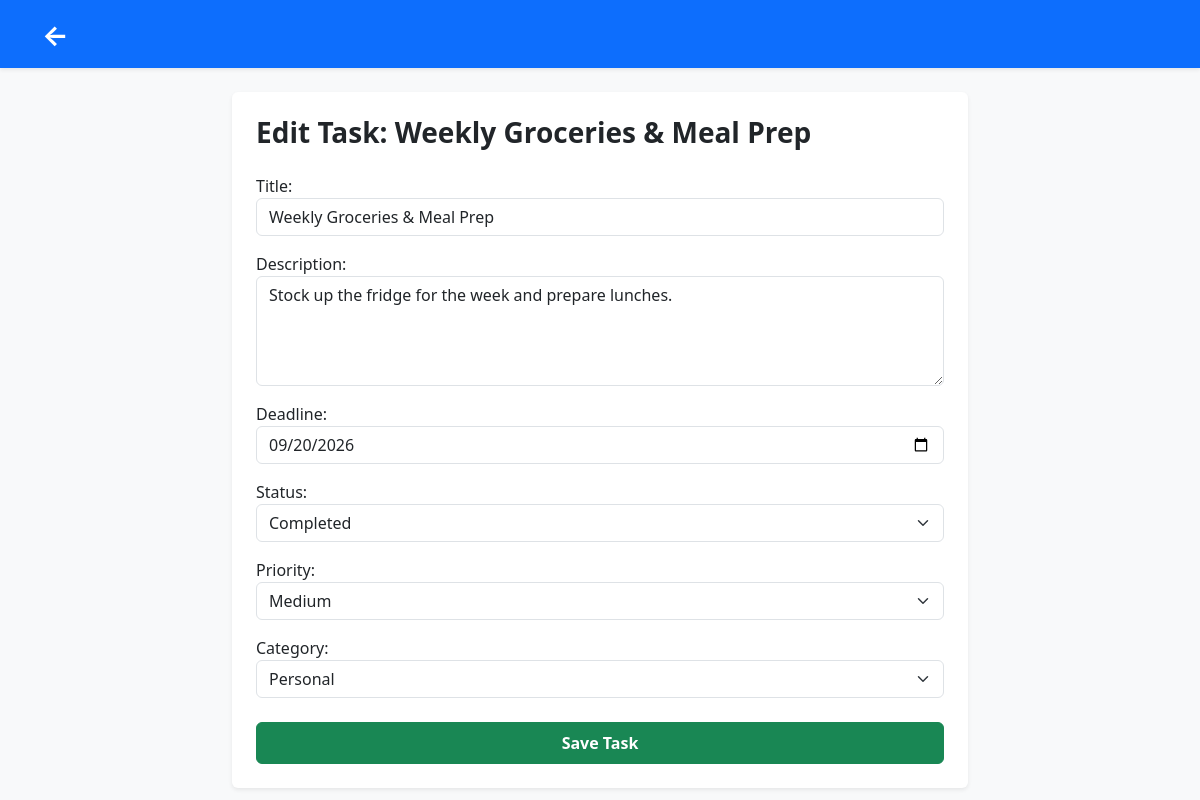
Page /task/16/edit/ (signed in) on the committed database.
### tasks/models.py (models this page shows, shortened)
class BaseModel(models.Model):
    created_at = models.DateTimeField(auto_now_add=True)
    updated_at = models.DateTimeField(auto_now=True)
    class Meta:
        abstract = True

class Task(BaseModel):
    title = models.CharField(max_length=200)
    description = models.TextField()
    deadline = models.DateTimeField()
    status = models.CharField(max_length=50, choices=STATUS_CHOICES, default="Pending")
    category = models.ForeignKey(Category, on_delete=models.CASCADE)
    priority = models.ForeignKey(Priority, on_delete=models.CASCADE)
    user = models.ForeignKey(User, on_delete=models.CASCADE, null=True, blank=True)

### tasks/views.py (the view)
# urls.py: path('task/<int:pk>/edit/', views.task_update, name='task_update'),
@login_required
def task_update(request, pk):
    task = get_object_or_404(Task, pk=pk, user=request.user)
    if request.method == 'POST':
        form = TaskForm(request.POST, instance=task)
        if form.is_valid():
            form.save()
            return redirect('task_list')
    else:
        form = TaskForm(instance=task)
    return render(request, 'tasks/task_form.html', {'form': form, 'task': task})

### tasks/forms.py
class TaskForm(forms.ModelForm):
    class Meta:
        model = Task
        fields = ['title', 'description', 'deadline', 'status', 'priority', 'category']
        widgets = {
            'title': forms.TextInput(attrs={'class': 'form-control mb-3', 'placeholder': 'Enter task title...'}),
            'description': forms.Textarea(attrs={'class': 'form-control mb-3', 'rows': 4, 'placeholder': 'Describe the task...'}),
            'deadline': forms.DateInput(attrs={'class': 'form-control mb-3', 'type': 'date'}),
            'status': forms.Select(attrs={'class': 'form-select mb-3'}),
            'priority': forms.Select(attrs={'class': 'form-select mb-3'}),
            'category': forms.Select(attrs={'class': 'form-select mb-3'}),
        }

### tasks/models.py (called while the page is built)
    def __str__(self):
        return self.name

    def __str__(self):
        return self.name

### tasks/templates/tasks/task_form.html (shortened to what this page needs)
<!DOCTYPE html>
<html lang="en">
<head>
    <link href="https://cdn.jsdelivr.net/npm/bootstrap@5.3.0/dist/css/bootstrap.min.css" rel="stylesheet">
</head>
<body class="bg-light">
    <nav class="navbar navbar-dark bg-primary shadow-sm mb-4">
        <div class="container">
            <a class="navbar-brand fw-bold fs-3" href="{% url 'task_list' %}">&larr;</a>
        </div>
    </nav>
    <div class="container">
        <div class="row justify-content-center">
            <div class="col-md-8">
                <div class="card shadow-sm border-0 p-4">
                    <h3 class="fw-bold mb-4">
                        {% if task %}Edit Task: {{ task.title }}{% else %}Create New Task{% endif %}
                    </h3>
                    <form method="POST">
                        {{ form.as_p }}
                        <div class="d-grid mt-4">
                            <button type="submit" class="btn btn-success fw-bold py-2">Save Task</button>
                        </div>
                    </form>
                </div>
            </div>
        </div>
    </div>
</body>
</html>

### rows in the picture
Task: title "Weekly Groceries & Meal Prep", description "Stock up the fridge for the week and prepare lunches.", deadline "09/20/2026", status "Completed", priority "Medium", category "Personal"
